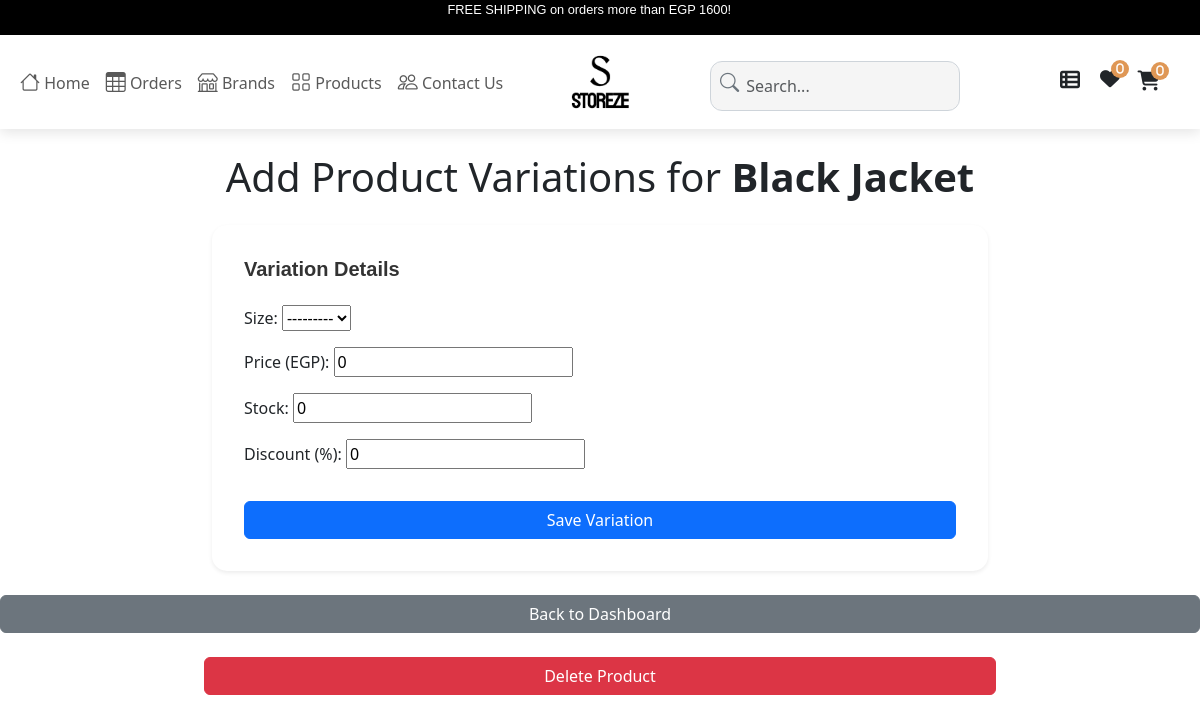
Page /post-product-variation/34/ (signed in) on the earlier database version.
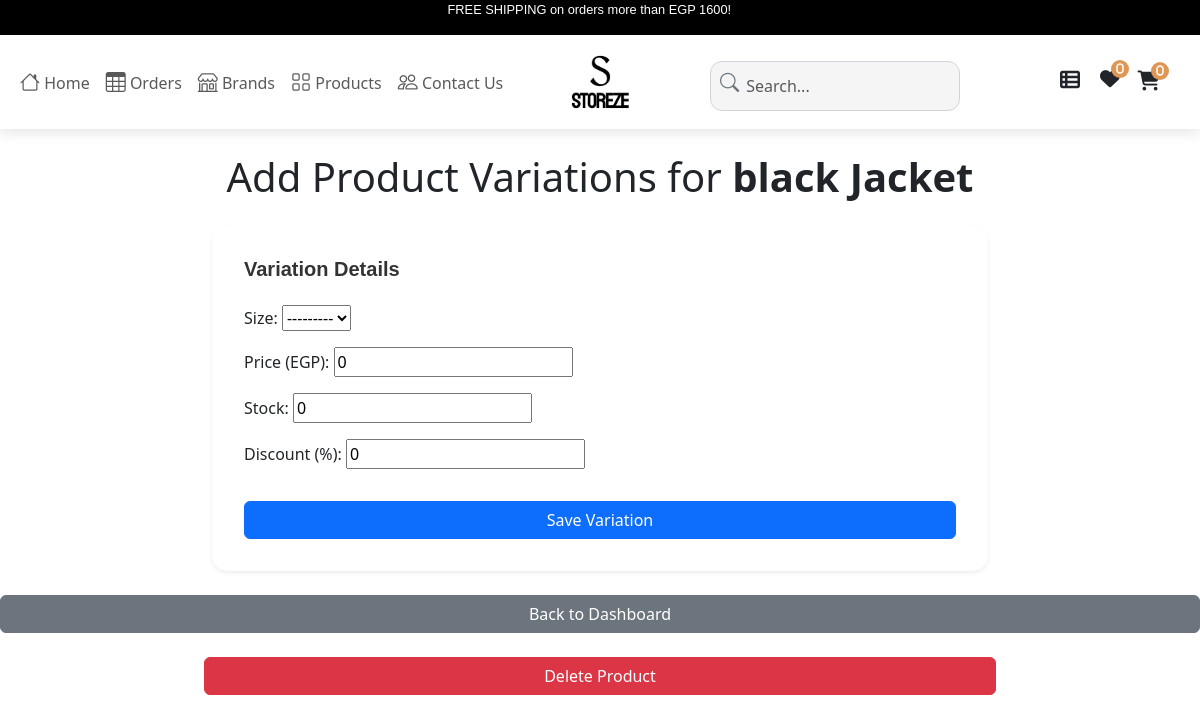
Same page on the later database version.
### app/models.py (models this page shows, shortened)
class Product(models.Model):
    VARIANTS = (
        ('None', 'None'),
        ('Size', 'Size'),
    )
    total_quantity = models.IntegerField()
    vendor = models.ForeignKey(Vendor, on_delete=models.CASCADE, related_name='products', null=True, blank=True)  # Link product to a vendor
    availability = models.IntegerField(null=True)
    featured_image = models.ImageField(upload_to='media/product_imgs', max_length=255, blank=True, null=True)
    product_name = models.CharField(max_length=600)
    Brand = models.ForeignKey(Brand, related_name='products', on_delete=models.CASCADE, null=True)
    price = models.IntegerField()
    discount = models.IntegerField()
    tax = models.IntegerField(null=True)
    variant = models.CharField(max_length=10, choices=VARIANTS, default='None')
    packing_cost = models.IntegerField(null=True)
    product_information = models.CharField(max_length=900, null=True)
    model_name = models.CharField(max_length=900)
    categories = models.ForeignKey(Category, related_name='products', on_delete=models.CASCADE)
    color = models.ManyToManyField(Color, related_name='products', null=True)
    tags = models.CharField(max_length=900)
    description = models.CharField(max_length=900, null=True)
    section = models.ForeignKey(Section, on_delete=models.DO_NOTHING)
    slug = models.SlugField(default='', max_length=900, null=True, blank=True)
    main_categorys = models.ForeignKey(Main_Category, on_delete=models.CASCADE, null=True, blank=True)
    class Meta:
        db_table = "app_Product"

### app/views.py (the view, shortened to what this page needs)
# urls.py: path('post-product-variation/<int:product_id>/', views.post_product_variation, name='post_product_variation'),
@login_required
def post_product_variation(request, product_id):
    product = get_object_or_404(Product, id=product_id)
    if request.method == 'POST':
        if 'variation_id' in request.POST:
            variation = get_object_or_404(ProductVariation, id=request.POST['variation_id'], product=product)
            form = ProductVariationForm(request.POST, instance=variation)
        else:
            form = ProductVariationForm(request.POST)
            form.instance.product = product
        if form.is_valid():
            variation = form.save(commit=False)
            variation.product = product
            variation.save()
            total_stock = product.variations.aggregate(total=Sum('stock'))['total'] or 0
            product.total_quantity = total_stock
            product.save()
            return redirect('post_product_variation', product_id=product.id)
    else:
        if 'variation_id' in request.GET:
            variation = get_object_or_404(ProductVariation, id=request.GET['variation_id'], product=product)
            form = ProductVariationForm(instance=variation)
        else:
            form = ProductVariationForm()
    return render(request, 'vendor/post_product_variation.html', {
        'form': form,
        'product': product,
        'variations': product.variations.all(),
    })

### app/forms.py
class ProductVariationForm(forms.ModelForm):
    class Meta:
        model = ProductVariation
        fields = ['size', 'price', 'stock', 'discount']
        labels = {
            'size': 'Size',
            'price': 'Price (EGP)',
            'stock': 'Stock',
            'discount': 'Discount (%)',
        }

### app/context_processors.py (called while the page is built)
def wishlist_count(request):
    if request.user.is_authenticated:
        return {'wishlist_count': Wishlist.objects.filter(user=request.user).count()}
    return {'wishlist_count': 0}

### app/models.py (called while the page is built)
    def __str__(self):
        return self.name

### app/templates/vendor/post_product_variation.html (shortened to what this page needs)
{% extends "app/base.html" %}
{% block content %}
<h1 class="text-center my-4">Add Product Variations for <strong>{{ product.product_name }}</strong></h1>
<div class="container-fluid">
    <form method="POST" class="mb-4">
        <div class="row mt-2">
            <div class="col-12 col-md-8 offset-md-2">
                <div class="card shadow-sm">
                    <div class="card-body">
                        <h5 class="card-title mb-4">Variation Details</h5>
                        <div class="form-group mb-3">
                            {{ form.as_p }}
                        </div>
                        <button type="submit" class="btn btn-primary w-100 mt-3">Save Variation</button>
                    </div>
                </div>
            </div>
        </div>
    </form>
</div>
    <div class="text-center mb-4">
        <a href="{% url 'vendor_dashboard' %}" class="btn btn-secondary w-100 w-md-auto">Back to Dashboard</a>
    </div>
    <form method="POST" action="{% url 'delete_product' product.id %}" style="display: inline;" class="mb-4">
        <div class="row">
            <div class="col-md-8 offset-md-2">
                <button type="submit" class="btn btn-danger w-100" onclick="return confirm('Are you sure you want to delete this product?')">Delete Product</button>
            </div>
        </div>
    </form>
{% endblock %}

Differences in the rows shown:
changed Product: product_name "Black Jacket" → "black Jacket"
